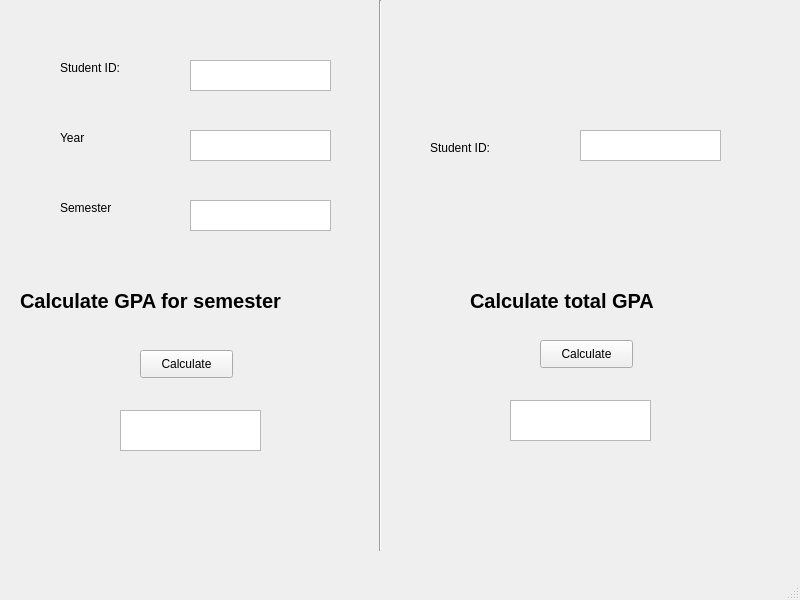
<?xml version="1.0" encoding="UTF-8"?>
<ui version="4.0">
 <class>MainWindow</class>
 <widget class="QMainWindow" name="MainWindow">
  <property name="geometry">
   <rect>
    <x>0</x>
    <y>0</y>
    <width>800</width>
    <height>600</height>
   </rect>
  </property>
  <property name="windowTitle">
   <string>MainWindow</string>
  </property>
  <widget class="QWidget" name="centralwidget">
   <widget class="Line" name="line">
    <property name="geometry">
     <rect>
      <x>370</x>
      <y>0</y>
      <width>20</width>
      <height>551</height>
     </rect>
    </property>
    <property name="orientation">
     <enum>Qt::Vertical</enum>
    </property>
   </widget>
   <widget class="QTextEdit" name="textEdit">
    <property name="geometry">
     <rect>
      <x>190</x>
      <y>60</y>
      <width>141</width>
      <height>31</height>
     </rect>
    </property>
   </widget>
   <widget class="QLabel" name="label">
    <property name="geometry">
     <rect>
      <x>60</x>
      <y>60</y>
      <width>71</width>
      <height>16</height>
     </rect>
    </property>
    <property name="text">
     <string>Student ID:</string>
    </property>
   </widget>
   <widget class="QTextEdit" name="textEdit_2">
    <property name="geometry">
     <rect>
      <x>190</x>
      <y>130</y>
      <width>141</width>
      <height>31</height>
     </rect>
    </property>
   </widget>
   <widget class="QTextEdit" name="textEdit_3">
    <property name="geometry">
     <rect>
      <x>190</x>
      <y>200</y>
      <width>141</width>
      <height>31</height>
     </rect>
    </property>
   </widget>
   <widget class="QLabel" name="label_2">
    <property name="geometry">
     <rect>
      <x>60</x>
      <y>130</y>
      <width>55</width>
      <height>16</height>
     </rect>
    </property>
    <property name="text">
     <string>Year</string>
    </property>
   </widget>
   <widget class="QLabel" name="label_3">
    <property name="geometry">
     <rect>
      <x>60</x>
      <y>200</y>
      <width>55</width>
      <height>16</height>
     </rect>
    </property>
    <property name="text">
     <string>Semester</string>
    </property>
   </widget>
   <widget class="QLabel" name="label_4">
    <property name="geometry">
     <rect>
      <x>20</x>
      <y>280</y>
      <width>351</width>
      <height>41</height>
     </rect>
    </property>
    <property name="font">
     <font>
      <pointsize>15</pointsize>
      <weight>75</weight>
      <bold>true</bold>
     </font>
    </property>
    <property name="text">
     <string>Calculate GPA for semester </string>
    </property>
   </widget>
   <widget class="QPushButton" name="pushButton">
    <property name="geometry">
     <rect>
      <x>140</x>
      <y>350</y>
      <width>93</width>
      <height>28</height>
     </rect>
    </property>
    <property name="text">
     <string>Calculate</string>
    </property>
   </widget>
   <widget class="QTextEdit" name="textEdit_4">
    <property name="geometry">
     <rect>
      <x>120</x>
      <y>410</y>
      <width>141</width>
      <height>41</height>
     </rect>
    </property>
   </widget>
   <widget class="QTextEdit" name="textEdit_5">
    <property name="geometry">
     <rect>
      <x>580</x>
      <y>130</y>
      <width>141</width>
      <height>31</height>
     </rect>
    </property>
   </widget>
   <widget class="QLabel" name="label_5">
    <property name="geometry">
     <rect>
      <x>430</x>
      <y>140</y>
      <width>71</width>
      <height>16</height>
     </rect>
    </property>
    <property name="text">
     <string>Student ID:</string>
    </property>
   </widget>
   <widget class="QLabel" name="label_6">
    <property name="geometry">
     <rect>
      <x>470</x>
      <y>280</y>
      <width>251</width>
      <height>41</height>
     </rect>
    </property>
    <property name="font">
     <font>
      <pointsize>15</pointsize>
      <weight>75</weight>
      <bold>true</bold>
     </font>
    </property>
    <property name="text">
     <string>Calculate total GPA</string>
    </property>
   </widget>
   <widget class="QPushButton" name="pushButton_2">
    <property name="geometry">
     <rect>
      <x>540</x>
      <y>340</y>
      <width>93</width>
      <height>28</height>
     </rect>
    </property>
    <property name="text">
     <string>Calculate</string>
    </property>
   </widget>
   <widget class="QTextEdit" name="textEdit_6">
    <property name="geometry">
     <rect>
      <x>510</x>
      <y>400</y>
      <width>141</width>
      <height>41</height>
     </rect>
    </property>
   </widget>
  </widget>
  <widget class="QMenuBar" name="menubar">
   <property name="geometry">
    <rect>
     <x>0</x>
     <y>0</y>
     <width>800</width>
     <height>26</height>
    </rect>
   </property>
  </widget>
  <widget class="QStatusBar" name="statusbar"/>
 </widget>
 <resources/>
 <connections/>
</ui>
